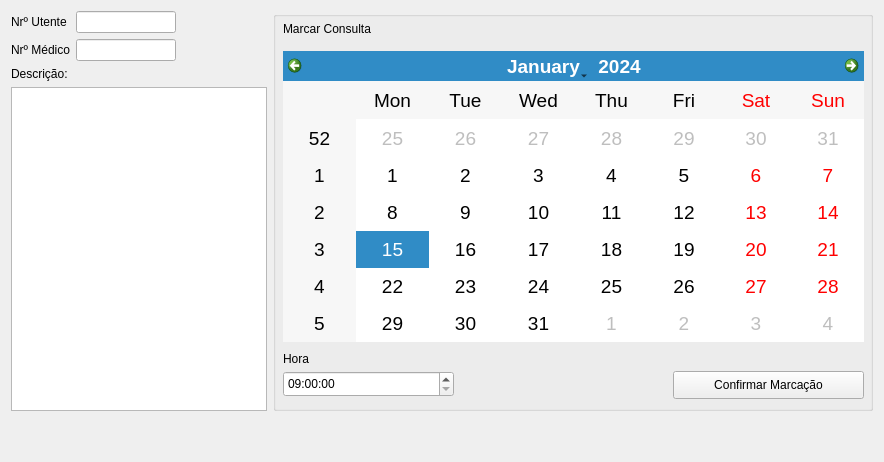
              <widget class="QWidget" name="tab_11">
               <attribute name="title">
                <string>Agendamento</string>
               </attribute>
               <layout class="QGridLayout" name="gridLayout_15">
                <item row="0" column="0">
                 <layout class="QFormLayout" name="formLayout_5">
                  <item row="0" column="0">
                   <widget class="QLabel" name="label_31">
                    <property name="text">
                     <string>Nrº Utente</string>
                    </property>
                   </widget>
                  </item>
                  <item row="0" column="1">
                   <widget class="QLineEdit" name="app_nrUtente">
                    <property name="maximumSize">
                     <size>
                      <width>100</width>
                      <height>16777215</height>
                     </size>
                    </property>
                   </widget>
                  </item>
                  <item row="1" column="0">
                   <widget class="QLabel" name="label_35">
                    <property name="text">
                     <string>Nrº Médico</string>
                    </property>
                   </widget>
                  </item>
                  <item row="1" column="1">
                   <widget class="QLineEdit" name="app_dtr">
                    <property name="maximumSize">
                     <size>
                      <width>100</width>
                      <height>16777215</height>
                     </size>
                    </property>
                   </widget>
                  </item>
                 </layout>
                </item>
                <item row="0" column="1" rowspan="2">
                 <layout class="QGridLayout" name="gridLayout_14">
                  <item row="0" column="0">
                   <widget class="QGroupBox" name="scheduling">
                    <property name="enabled">
                     <bool>true</bool>
                    </property>
                    <property name="minimumSize">
                     <size>
                      <width>600</width>
                      <height>400</height>
                     </size>
                    </property>
                    <property name="acceptDrops">
                     <bool>false</bool>
                    </property>
                    <property name="autoFillBackground">
                     <bool>false</bool>
                    </property>
                    <property name="styleSheet">
                     <string notr="true"/>
                    </property>
                    <property name="title">
                     <string/>
                    </property>
                    <widget class="QLabel" name="label_43">
                     <property name="geometry">
                      <rect>
                       <x>10</x>
                       <y>10</y>
                       <width>111</width>
                       <height>16</height>
                      </rect>
                     </property>
                     <property name="text">
                      <string>Marcar Consulta</string>
                     </property>
                    </widget>
                    <widget class="QCalendarWidget" name="calendarScheduling">
                     <property name="geometry">
                      <rect>
                       <x>10</x>
                       <y>40</y>
                       <width>581</width>
                       <height>291</height>
                      </rect>
                     </property>
                     <property name="font">
                      <font>
                       <pointsize>14</pointsize>
                      </font>
                     </property>
                    </widget>
                    <widget class="QTimeEdit" name="timeScheduling">
                     <property name="geometry">
                      <rect>
                       <x>10</x>
                       <y>360</y>
                       <width>171</width>
                       <height>26</height>
                      </rect>
                     </property>
                     <property name="minimumSize">
                      <size>
                       <width>150</width>
                       <height>0</height>
                      </size>
                     </property>
                     <property name="maximumTime">
                      <time>
                       <hour>19</hour>
                       <minute>30</minute>
                       <second>57</second>
                      </time>
                     </property>
                     <property name="minimumTime">
                      <time>
                       <hour>9</hour>
                       <minute>0</minute>
                       <second>0</second>
                      </time>
                     </property>
                    </widget>
                    <widget class="QLabel" name="label_48">
                     <property name="geometry">
                      <rect>
                       <x>10</x>
                       <y>340</y>
                       <width>111</width>
                       <height>16</height>
                      </rect>
                     </property>
                     <property name="text">
                      <string>Hora</string>
                     </property>
                    </widget>
                    <widget class="QPushButton" name="confirmScheduling">
                     <property name="geometry">
                      <rect>
                       <x>400</x>
                       <y>360</y>
                       <width>191</width>
                       <height>28</height>
                      </rect>
                     </property>
                     <property name="maximumSize">
                      <size>
                       <width>16777215</width>
                       <height>16777215</height>
                      </size>
                     </property>
                     <property name="font">
                      <font>
                       <family>Segoe UI</family>
                       <pointsize>9</pointsize>
                      </font>
                     </property>
                     <property name="text">
                      <string>Confirmar Marcação</string>
                     </property>
                    </widget>
                   </widget>
                  </item>
                 </layout>
                </item>
                <item row="1" column="0">
                 <layout class="QGridLayout" name="gridLayout_13">
                  <item row="1" column="0">
                   <widget class="QLabel" name="label_37">
                    <property name="text">
                     <string>Descrição:</string>
                    </property>
                   </widget>
                  </item>
                  <item row="2" column="0">
                   <widget class="QTextEdit" name="app_description"/>
                  </item>
                 </layout>
                </item>
                <item row="2" column="1">
                 <spacer name="verticalSpacer_3">
                  <property name="orientation">
                   <enum>Qt::Vertical</enum>
                  </property>
                  <property name="sizeHint" stdset="0">
                   <size>
                    <width>20</width>
                    <height>40</height>
                   </size>
                  </property>
                 </spacer>
                </item>
               </layout>
              </widget>
